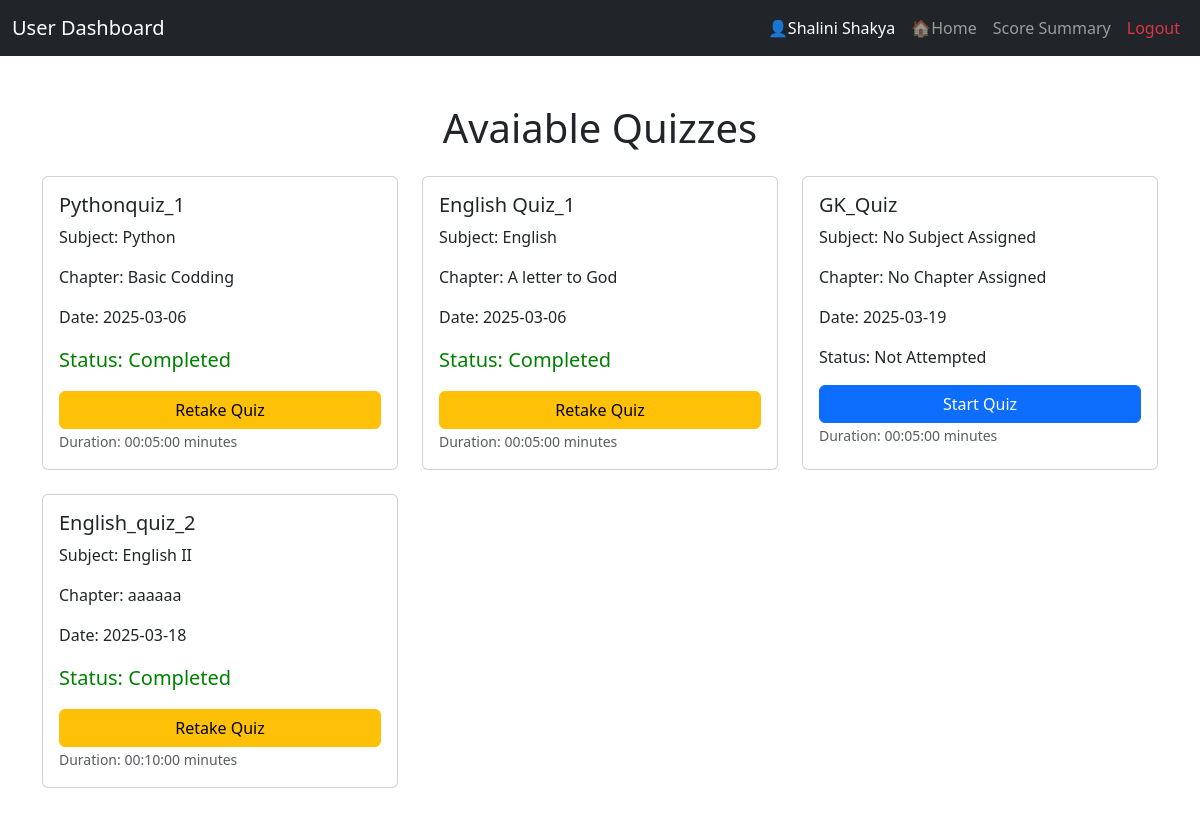
The page /user_dashboard (signed in) on the database its author committed.
### app.py (models this page shows)
class User(db.Model):
    id = db.Column(db.Integer, primary_key=True)
    password = db.Column(db.String(120),nullable = False)
    fullname = db.Column(db.String(120),nullable = False)
    username = db.Column(db.String(80), unique = True, nullable=False)
    dob = db.Column(db.Date,nullable = False)
    is_active = db.Column(db.Boolean, default = True)
    qualification = db.Column(db.String(120),nullable = False)
    scores = db.relationship('Score', back_populates = 'user')

class Quiz(db.Model):
    id = db.Column(db.Integer,primary_key = True)
    date_of_quiz = db.Column(db.Date, nullable = False)
    chapter_id = db.Column(db.Integer, db.ForeignKey('chapter.id'), nullable=False)
    remarks = db.Column(db.String(80), nullable = False)
    time_of_quiz = db.Column(db.Time, nullable = False)
    questions = db.relationship('Question', back_populates = 'quizes', cascade='all, delete')
    scores = db.relationship('Score', back_populates = 'quizees', cascade='all, delete')
    chapter = db.relationship('Chapter', back_populates = 'quiz')

class Subject(db.Model):
    id = db.Column(db.Integer, primary_key=True)
    subject_name = db.Column(db.String(80), nullable=False)
    description = db.Column(db.String(120), nullable = False)
    chapters = db.relationship('Chapter', back_populates = 'subject', cascade='all, delete')

class Chapter(db.Model):
    id = db.Column(db.Integer, primary_key=True)
    subject_id = db.Column(db.Integer, db.ForeignKey('subject.id'), nullable = False)
    description = db.Column(db.String(120), nullable = False)
    chapter_name = db.Column(db.String(80), nullable=False)
    subject = db.relationship('Subject', back_populates = 'chapters')
    quiz = db.relationship('Quiz', back_populates = 'chapter', cascade='all,delete')

### app.py (the view)
@app.route('/user_dashboard',methods = ['GET', 'POST'])
def user_dashboard():
    if session.get('username') is None:
        return redirect(url_for('login'))
    quizes=Quiz.query.all()
    username = session.get('username')
    user = User.query.filter_by(username=username).first()
    user_name = user.fullname if user else "User"
    return render_template("user_dashboard.html", quizes=quizes,user_name=user_name)

### templates/user_dashboard.html (shortened to what this page needs)
<!DOCTYPE html>
<html lang="en">
<head>
    <link href="https://cdn.jsdelivr.net/npm/bootstrap@5.3.0-alpha1/dist/css/bootstrap.min.css" rel="stylesheet">
</head>
<body>
    <header>
        <nav class="navbar navbar-expand-lg navbar-dark bg-dark">
            <div class="container-fluid">
                <span class="navbar-brand">User Dashboard</span>
                <div class="collapse navbar-collapse" id="navbarNav">
                    <ul class="navbar-nav ms-auto">
                        <li class="nav-item">
                            <span class="nav-link text-white" >👤{{user_name}}</span>
                        </li>
                        <li class="nav-item">
                            <a class="nav-link" href="/">🏠Home</a>
                        </li>
                        <li class="nav-item">
                            <a class="nav-link" href="/scores">Score Summary</a>
                        </li>
                        <li class="nav-item">
                            <a class="nav-link text-danger" href="login">Logout</a>
                        </li>
                    </ul>
                </div>
            </div>
        </nav>
   </header>
   <main class="container my-5">
    <h1 class="text-center mb-4"> Avaiable Quizzes</h1>
    <div class="row g-4">
        {% for quiz in quizes %}
        <div class="col-md-4">
            <div class="card h-100">
                <div class="card-body">
                    <h5 class="card-title"> {{ quiz.remarks }}</h5>
                    <p class="card-text">Subject: {{ quiz.chapter.subject.subject_name if quiz.chapter and quiz.chapter.subject else 'No Subject Assigned' }}</p>
                    <p class="card-text">Chapter: {{ quiz.chapter.chapter_name if quiz.chapter else 'No Chapter Assigned' }}</p>
                    <p class="card-text">Date: {{ quiz.date_of_quiz }}</p>
                    {% if quiz.scores %}
                        <p class="card-text" style="color: green;font-size: 20px;">Status: Completed</p>
                        <a href="/start_quiz/{{ quiz.id }}" class="btn btn-warning w-100">Retake Quiz </a>
                    {% else %}
                        <p class="card-text">Status: Not Attempted</p>
                        <a href="/start_quiz/{{ quiz.id }}" class="btn btn-primary w-100">Start Quiz</a>
                    {% endif %}
                    <p class="card-text"><small class="text-muted">Duration: {{quiz.time_of_quiz}} minutes </small></p>
                </div>
            </div>
        </div>
        {% endfor %}
    </div>
   </main>
</body>
</html>

### rows shown on the page
User: fullname "Shalini Shakya"
Quiz: remarks "Pythonquiz_1", chapter.subject "Python", chapter "Basic Codding", date_of_quiz "2025-03-06", time_of_quiz "00:05:00"
Quiz: remarks "English Quiz_1", chapter.subject "English", chapter "A letter to God", date_of_quiz "2025-03-06", time_of_quiz "00:05:00"
Quiz: remarks "GK_Quiz", chapter.subject "No Subject Assigned", chapter "No Chapter Assigned", date_of_quiz "2025-03-19", time_of_quiz "00:05:00"
Quiz: remarks "English_quiz_2", chapter.subject "English II", chapter "aaaaaa", date_of_quiz "2025-03-18", time_of_quiz "00:10:00"
